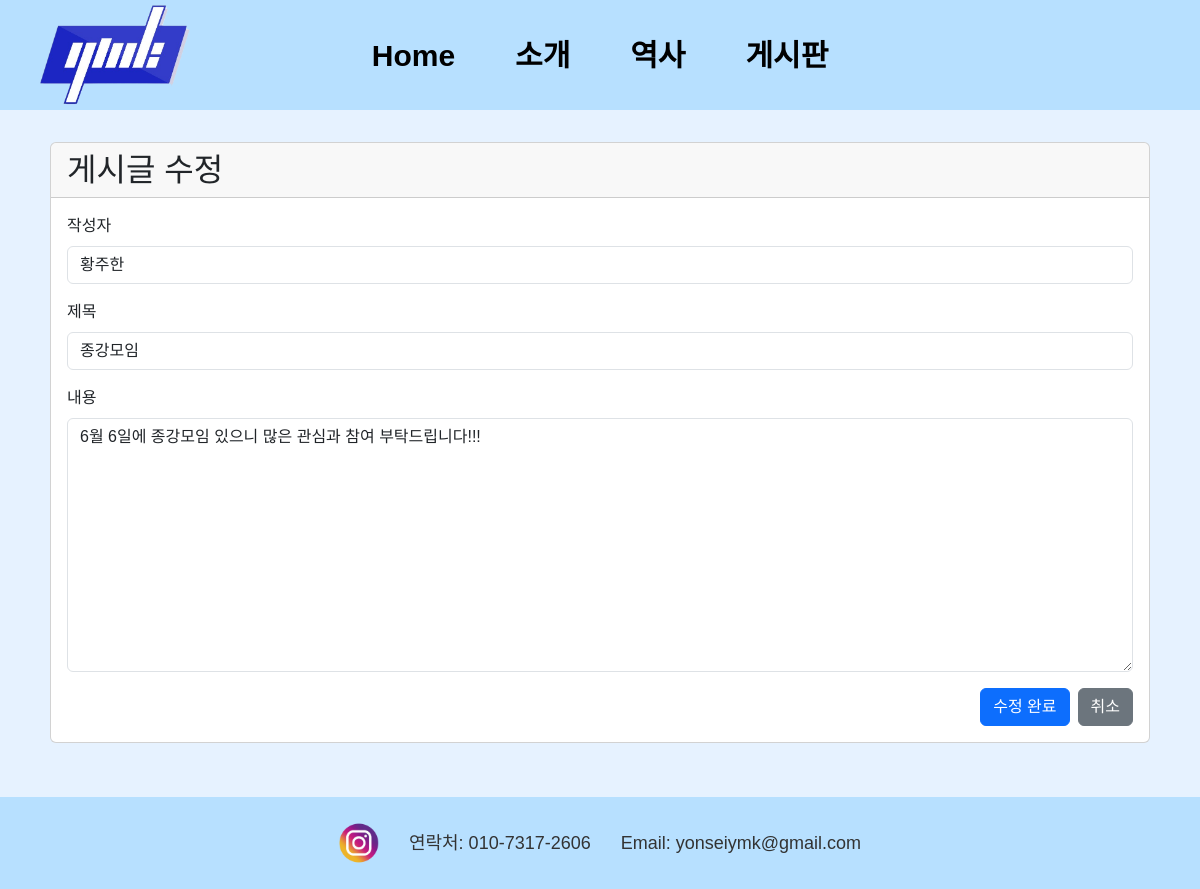
/qna/edit/3, run on the app's committed database.
### app.py (models this page shows, shortened)
class Post(db.Model):
    id = db.Column(db.Integer, primary_key=True)
    name = db.Column(db.String(50))
    title = db.Column(db.String(200))
    content = db.Column(db.Text)
    created_at = db.Column(db.DateTime, default=datetime.utcnow)
    password_hash = db.Column(db.String(128))  # 추가
    comments = db.relationship('Comment', backref='post', lazy=True, cascade="all, delete-orphan")
    votes = db.relationship('PostVote', backref='post', lazy=True, cascade="all, delete-orphan")

### app.py (the view, shortened to what this page needs)
@app.route('/qna/edit/<int:post_id>', methods=['GET', 'POST'])
def edit_post(post_id):
    post = Post.query.get_or_404(post_id)
    return render_template('edit.html', post=post)

### templates/edit.html (shortened to what this page needs)
<!DOCTYPE html>
<html lang="ko">
<head>
  <link href="https://cdn.jsdelivr.net/npm/bootstrap@5.3.0/dist/css/bootstrap.min.css" rel="stylesheet">
  <link rel="stylesheet" href="/static/qna.css">
</head>
<body>
  <header class="header">
    <div class="logo">
      <img src="/static/pictures/YMK 로고.png" alt="YMK Logo" id="logoimg" style="cursor: pointer;">
    </div>
    <div class="navbar">
      <ul class="menu-bar">
        <li><a href="{{ url_for('home') }}">Home</a></li>
        <li><a href="{{ url_for('intro') }}">소개</a></li>
        <li><a href="{{ url_for('history') }}">역사</a></li>
        <li><a href="{{ url_for('qna') }}">게시판</a></li>
      </ul>
    </div>
  </header>
  <div class="container py-4">
    <div class="card">
      <div class="card-header">
        <h2 class="mb-0">게시글 수정</h2>
      </div>
      <div class="card-body">
        <form method="POST" action="{{ url_for('edit_post', post_id=post.id) }}">
          <div class="mb-3">
            <label for="name" class="form-label">작성자</label>
            <input type="text" class="form-control" id="name" name="name" value="{{ post.name }}" required>
          </div>
          <div class="mb-3">
            <label for="title" class="form-label">제목</label>
            <input type="text" class="form-control" id="title" name="title" value="{{ post.title }}" required>
          </div>
          <div class="mb-3">
            <label for="content" class="form-label">내용</label>
            <textarea class="form-control" id="content" name="content" rows="10" required>{{ post.content }}</textarea>
          </div>
          <div class="d-flex justify-content-end">
            <button type="submit" class="btn btn-primary me-2">수정 완료</button>
            <a href="{{ url_for('qna') }}" class="btn btn-secondary">취소</a>
          </div>
        </form>
      </div>
    </div>
  </div>
  <footer id="footer-wrap">
    <div class="footer">
      <ul class="sns">
        <li>
          <a href="https://www.instagram.com/ymkofficial/" target="_blank">
            <img alt="instagram" src="/static/pictures/foot-icon02.png">
          </a>
        </li>
        <li>연락처: 010-7317-2606</li>
        <li>Email: yonseiymk@gmail.com</li>
      </ul>
    </div>
  </footer>
</body>
</html>

### static/qna.css (style rules this page uses)
body { font-family: "Malgun Gothic ", "Apple SD Gothic Neo", "Noto Sans KR", sans-serif; font-optical-sizing: auto; font-weight: 400; background-color: #e6f2ff !important; font-style: normal; }
.header { display: flex; align-items: center; padding: 5px 40px; background-color: #B7E0FF; margin-bottom: 8px; }
.logo { flex: 0 0 auto; }
.logo img { height: 100px; width: 150px; }
.navbar { position: absolute; left: 50%; transform: translateX(-50%); }
.menu-bar { display: flex; list-style: none; gap: 20px; font-size: 30px; font-weight: bold; margin: 0; padding: 0; }
.menu-bar a { display: inline-block; padding: 10px 20px; border-radius: 10px; text-align: center; text-decoration: none; color: black; transition: background-color 0.3s, color 0.3s; }
#footer-wrap { background-color: #B7E0FF !important; padding: 15px 0; width: 100%; margin-top: 30px; }
.footer { width: 100%; text-align: center; }
.footer .sns { list-style: none; margin: 0; padding: 10px; display: flex; justify-content: center; align-items: center; gap: 30px; flex-wrap: wrap; }
.footer .sns li { display: flex; align-items: center; gap: 8px; font-family: sans-serif; font-size: 18px; color: #333; }
.footer .sns img { width: 40px; height: auto; }
.container { padding: 20px; border-radius: 8px; }

### data on the page
Post: name "황주한", title "종강모임", content "6월 6일에 종강모임 있으니 많은 관심과 참여 부탁드립니다!!!"
